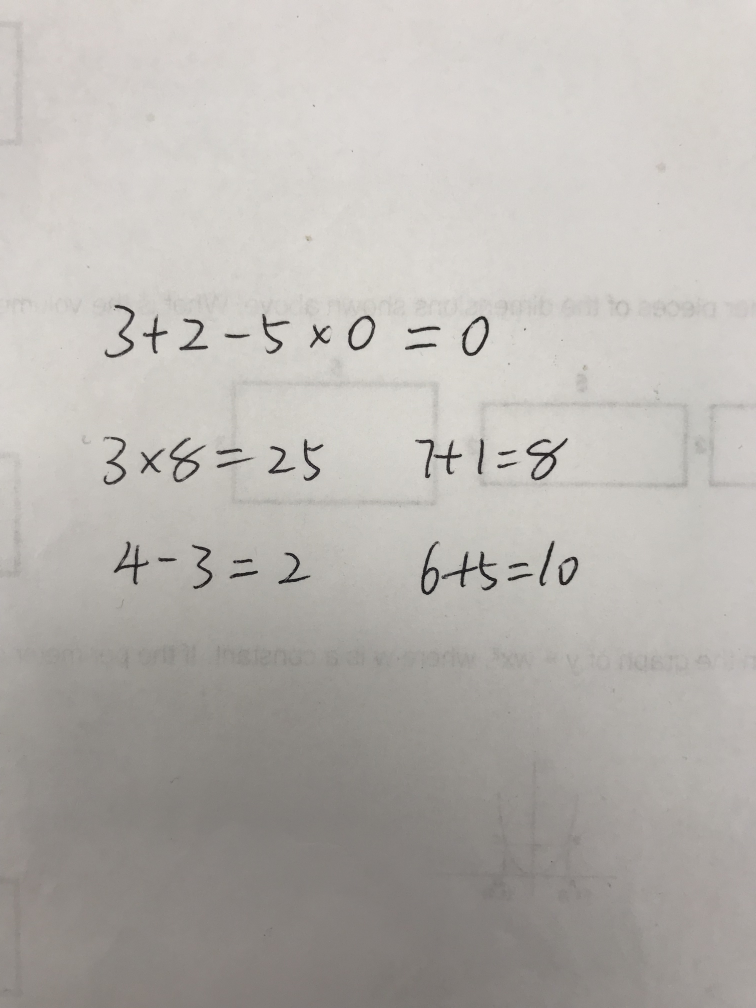
#> input picture test_grading.jpg, 3024 x 4032 px (shown at 1/4 size)
$ python MSER_v1.py test_grading.jpg   (Python 2 division)   (older library calls are emulated)
#> lines starting #> are read from the running program, lines starting #| are printed output that depends on the picture; after the words box and inside, x2 and y2 are one past the last pixel; in counts of white or black regions, pixels touching at a corner belong together
#!/usr/bin/env python

import cv2, json, sys, requests, traceback
import numpy as np
from time import sleep

# [64 lines left out: functions threshold, recognize, image_resize, not called in this run]

def run_img(argv):
    #Create MSER object
#> called with argv = 'test_grading.jpg'
    mser = cv2.MSER_create()
    #Your image path i-e receipt path
    img = cv2.imread(argv)
#> img is the input picture: shape (4032, 3024, 3); mean B, G, R 175.2, 179.6, 183.3

    height, width, _ = img.shape
#> height = 4032; width = 3024

    height_rate = height/3264.0 # respect size: 3024 x 4032
#> height_rate = 1.24

    #imgcp = img.copy() #make copy

    img=cv2.medianBlur(img,5) #blur to reduce noise

    gray = cv2.cvtColor(img, cv2.COLOR_BGR2GRAY)
    #detect regions in gray scale image
    regions, _ = mser.detectRegions(gray)
#> regions = 1029 items
    hulls = [cv2.convexHull(p.reshape(-1, 1, 2)) for p in regions]
#> hulls = 1029 contours; largest, box (x1, y1, x2, y2) and area: (1765, 2205, 1990, 2363) 24773, (418, 1218, 539, 1432) 19342, (418, 1219, 539, 1432) 19277, (418, 1219, 539, 1432) 19220, (419, 1220, 539, 1431) 18994

    mask = np.zeros((img.shape[0], img.shape[1], 1), dtype=np.uint8)
    for contour in hulls:
        #hull_area = cv2.contourArea(contour)
        [x, y, w, h] = cv2.boundingRect(contour)
        #if not w > 1200 * height_rate:
        if w < 700 * height_rate and h < 700 * height_rate:
            #cv2.rectangle(mask, (x - w - 20, y + h/4), (x + 2*w + 20, y + 3*h/4), (255, 255, 255), -1) # put some white area
            cv2.rectangle(mask, (x - w/2 - int(20.0*height_rate), y + h/4 ), (x + 3*w/2 + int(20.0*height_rate), y + 3*h/4), (255, 255, 255), -1)
#> this loop made 1029 passes
#> (x, y, w, h) on passes 1 to 3: (460, 1221, 77, 92), (460, 1221, 77, 92), (476, 1313, 57, 100)
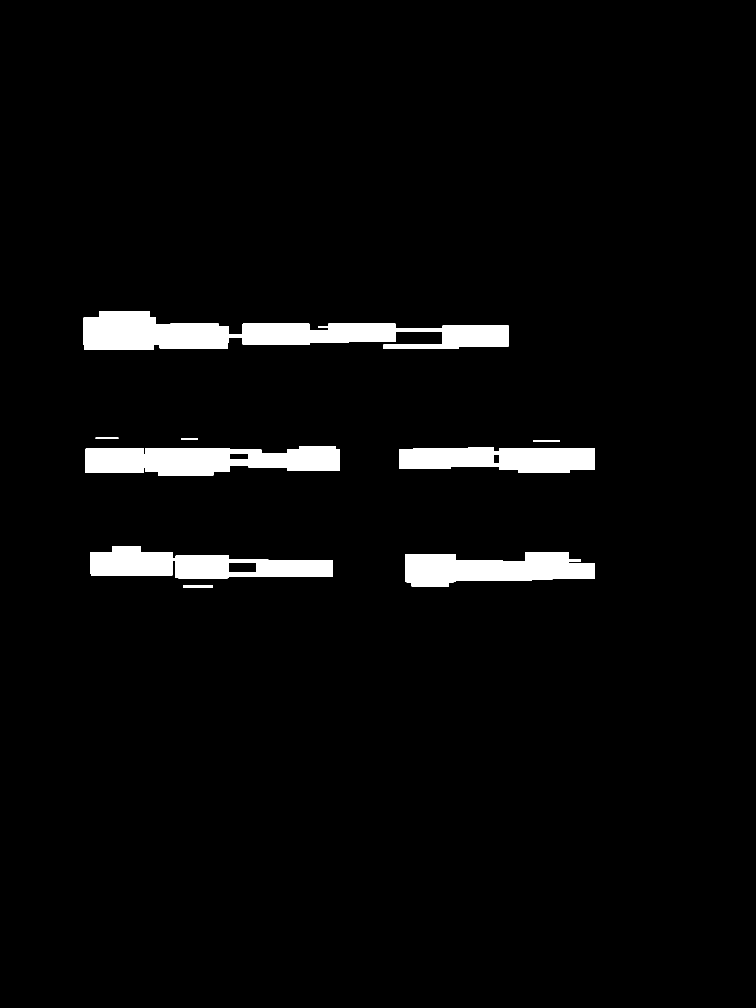
#> mask: shape (4032, 3024, 1) (shown at 1/4 size); 3.7% white; 9 white regions, largest, box (x1, y1, x2, y2) and area: (334, 1244, 2035, 1400) 145698, (343, 1784, 1359, 1902) 89823, (362, 2185, 1331, 2313) 76133
    kernel = cv2.getStructuringElement(cv2.MORPH_CROSS, (20,1))
    kernel2 = cv2.getStructuringElement(cv2.MORPH_CROSS, (1,6))
#> kernel2 = [1, 1, 1, 1, 1, 1]
    dilated = cv2.erode(mask, kernel2, iterations=1)
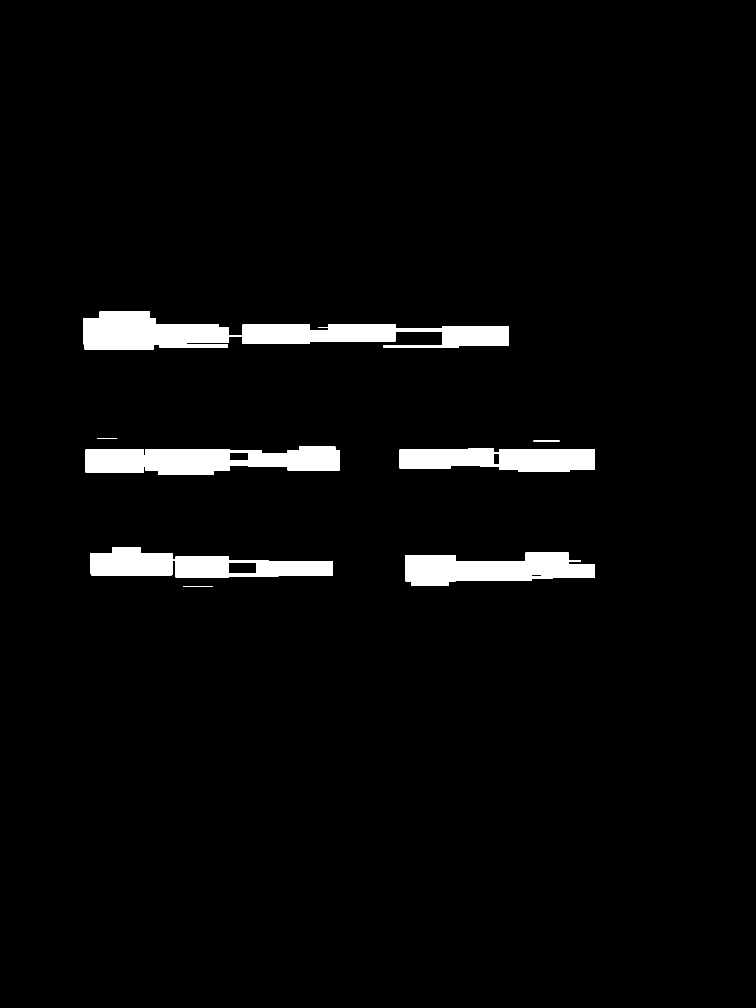
#> dilated: shape (4032, 3024) (shown at 1/4 size); 3.5% white; 8 white regions, largest, box (x1, y1, x2, y2) and area: (334, 1247, 2035, 1398) 134983, (343, 1787, 1359, 1900) 84378, (362, 2188, 1331, 2311) 70743
    dilated = cv2.dilate(dilated, kernel, iterations=1)
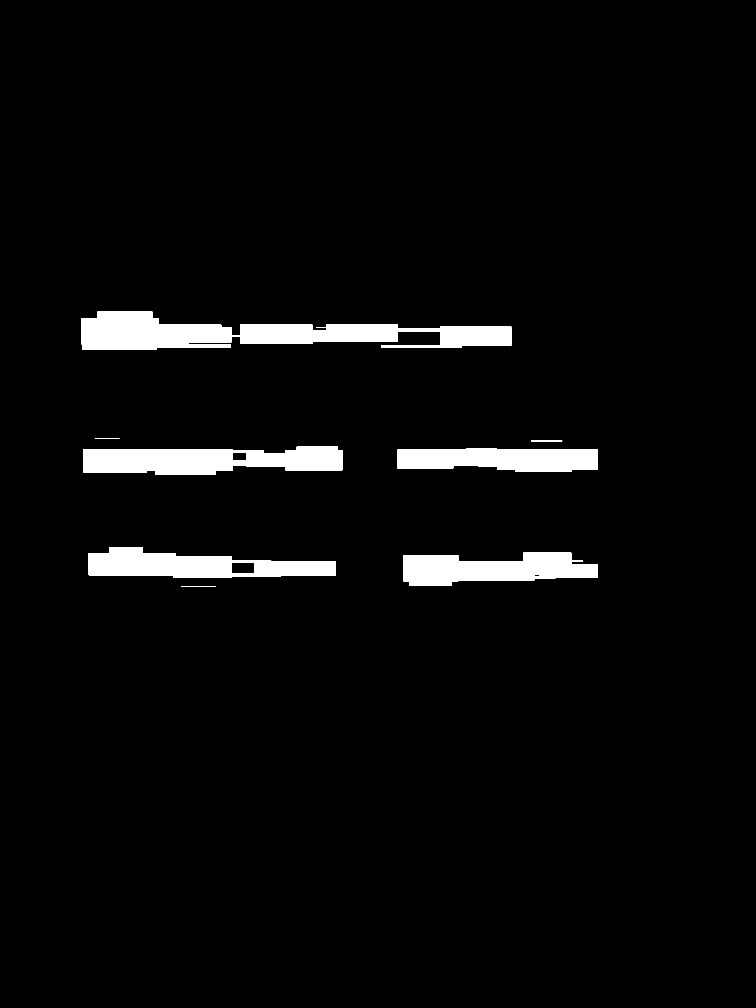
#> dilated: shape (4032, 3024) (shown at 1/4 size); 3.6% white; 8 white regions
    #dilated = cv2.dilate(mask, kernel, iterations=1)

    _, contours, hierarchy = cv2.findContours(dilated, cv2.RETR_EXTERNAL, cv2.CHAIN_APPROX_NONE)
#> contours = 8 contours, 1 with area under 20; largest, box (x1, y1, x2, y2) and area: (325, 1247, 2045, 1398) 138922, (334, 1787, 1369, 1900) 88679, (353, 2188, 1341, 2311) 77640, (1613, 2211, 2390, 2344) 71280, (1589, 1792, 2390, 1888) 63238, (725, 2344, 861, 2348) 405, (2124, 1763, 2249, 1765) 124

    n = 0
    boxes = []
    for contour in contours:
        # get rectangle bounding contour
        [x, y, w, h] = cv2.boundingRect(contour)

        # Don't plot small false positives that aren't text
        if w < 50 and h < 50:
            continue

        #if w > 1000 and h > 700:
        if w > 2000 * height_rate:
            continue

        #roi = imgcp[y-int(20.0*height_rate):y + h + int(20.0*height_rate), x:x+w]
        #cv2.imwrite("img3/"+str(n)+".jpg", roi)
        n += 1
        # draw rectangle around contour on original image
        #cv2.rectangle(imgcp, (x, y-int(20.0*height_rate)), (x + w, y + h + int(20.0*height_rate)), (0, 0, 255), 1)
        boxes.append([(x,y-int(20.0*height_rate) - h/2), (x + w, y + h + int(20.0*height_rate) + h/2)])
#> this loop made 8 passes
#> (x, y, w, h) on passes 1 to 8: (725, 2344, 136, 4), (1613, 2211, 777, 133), (353, 2188, 988, 123), (1589, 1792, 801, 96), (334, 1787, 1035, 113), (2124, 1763, 125, 2), (379, 1752, 100, 1), (325, 1247, 1720, 151)
#> after the loop, boxes = [[(725, 2318), (861, 2374)], [(1613, 2121), (2390, 2434)], [(353, 2103), (1341, 2396)], [(1589, 1720), (2390, 1960)], [(334, 1707), (1369, 1980)], [(2124, 1738), (2249, 1790)], [(379, 1728), (479, 1777)], [(325, 1148), (2045, 1497)]]; n = 8

    print "total boxes: ", n
#| total boxes:  8
    return boxes


if __name__ == "__main__":
    run_img(sys.argv[1:][0])

$ run again, on 151753181337.jpg
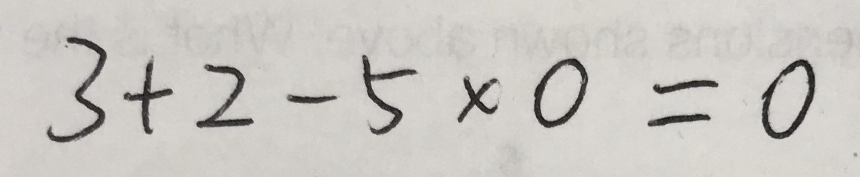
#> input picture 151753181337.jpg, 1720 x 353 px (shown at 1/2 size)
#> in run_img, img is the input picture: shape (353, 1720, 3); mean B, G, R 194.5, 199.2, 202.1
#> regions = 320 items
#> hulls = 320 contours; largest, box (x1, y1, x2, y2) and area: (93, 72, 214, 286) 19319, (93, 73, 214, 286) 19268, (94, 74, 214, 285) 19010, (94, 74, 214, 285) 18962, (94, 74, 213, 285) 18870
#> the loop in run_img, `for contour in hulls:` made 320 passes
#> (x, y, w, h) on passes 1 to 3: (135, 75, 77, 88), (135, 75, 77, 90), (135, 75, 77, 91)
#> after the loop in run_img, `for contour in hulls:`:
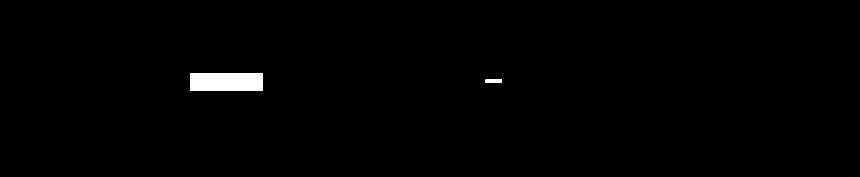
#> mask: shape (353, 1720, 1) (shown at 1/2 size); 0.86% white; 2 white regions, box (x1, y1, x2, y2) and area: (380, 147, 526, 181) 4964, (971, 159, 1004, 166) 231
#> kernel2 = [1, 1, 1, 1, 1, 1]
#> in run_img, `dilated = cv2.dilate(dilated, kernel, iterations=1)`:
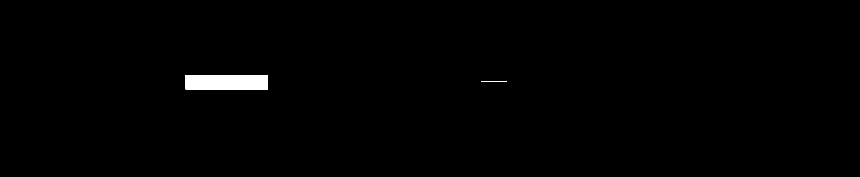
#> dilated: shape (353, 1720) (shown at 1/2 size); 0.81% white; 2 white regions
#> contours = 2 contours; box (x1, y1, x2, y2) and area: (371, 150, 536, 179) 4592, (962, 162, 1014, 164) 51
#> the loop in run_img, `for contour in contours:` made 2 passes
#> (x, y, w, h, n) on passes 1 to 2: (962, 162, 52, 2, 1), (371, 150, 165, 29, 2)
#> after the loop in run_img, `for contour in contours:`: boxes = [[(962, 159), (1014, 167)], [(371, 134), (536, 195)]]; n = 2
#| total boxes:  2

$ run again, on 2017101017044149500179.jpg
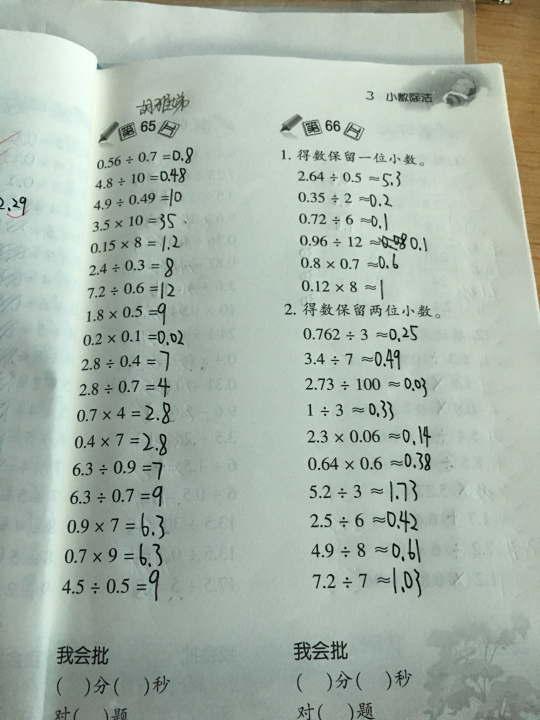
#> input picture 2017101017044149500179.jpg, 1080 x 1440 px (shown at 1/2 size)
#> in run_img, img is the input picture: shape (1440, 1080, 3); mean B, G, R 168.4, 179.2, 166.1
#> regions = 3201 items
#> hulls = 3201 contours; largest, box (x1, y1, x2, y2) and area: (773, 134, 983, 220) 12335, (773, 135, 982, 220) 12160, (779, 139, 976, 217) 10546, (779, 140, 976, 216) 10330, (779, 141, 974, 215) 9786
#> the loop in run_img, `for contour in hulls:` made 3201 passes
#> (x, y, w, h) on passes 1 to 3: (200, 244, 37, 38), (200, 244, 37, 39), (200, 244, 37, 39)
#> after the loop in run_img, `for contour in hulls:`:
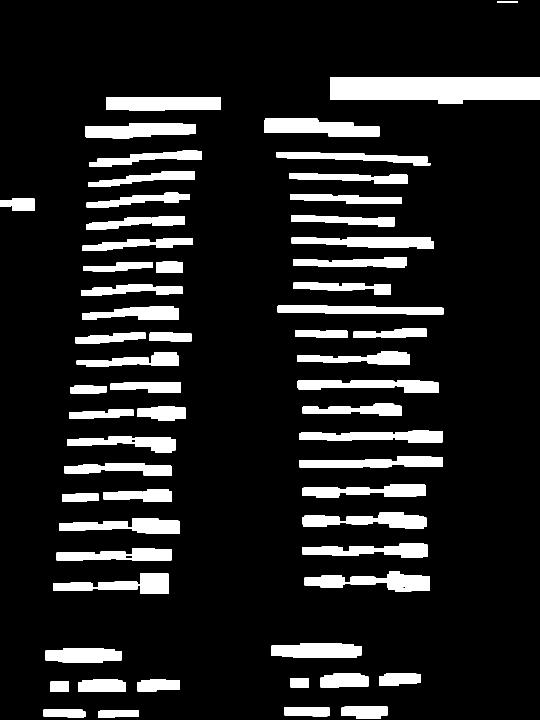
#> mask: shape (1440, 1080, 1) (shown at 1/2 size); 12.8% white; 63 white regions, largest, box (x1, y1, x2, y2) and area: (660, 155, 1080, 208) 18987, (528, 237, 759, 274) 6051, (212, 195, 442, 222) 5890
#> kernel2 = [1, 1, 1, 1, 1, 1]
#> in run_img, `dilated = cv2.dilate(dilated, kernel, iterations=1)`:
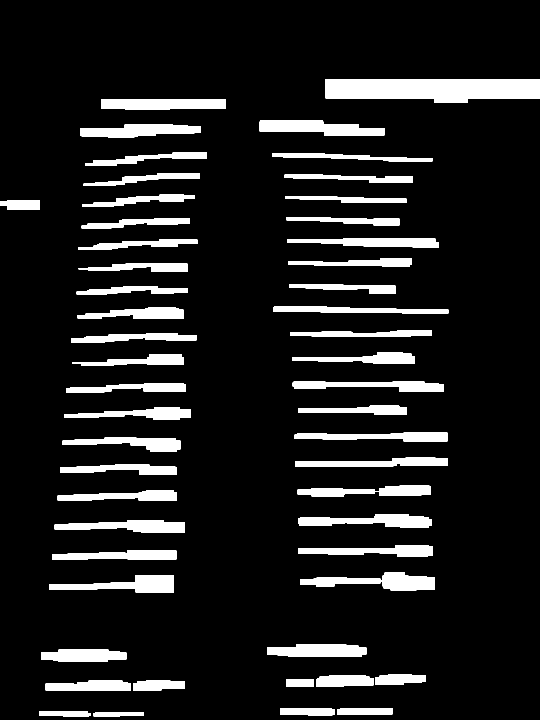
#> dilated: shape (1440, 1080) (shown at 1/2 size); 11.1% white; 52 white regions
#> contours = 52 contours; largest, box (x1, y1, x2, y2) and area: (651, 158, 1080, 206) 16953, (519, 240, 769, 272) 5228, (600, 1145, 870, 1181) 4960, (203, 198, 452, 220) 4889, (98, 1150, 348, 1185) 4445
#> the loop in run_img, `for contour in contours:` made 52 passes
#> (x, y, w, h) on passes 1 to 8: (187, 1424, 101, 9), (78, 1422, 103, 11), (560, 1417, 109, 14), (674, 1416, 111, 14), (266, 1361, 104, 20), (91, 1361, 171, 21), (572, 1359, 56, 15), (632, 1350, 115, 23)
#> after the loop in run_img, `for contour in contours:`: boxes = 52 items; n = 52
#| total boxes:  52
